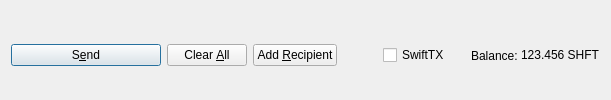
         <widget class="QFrame" name="frame_Send">
          <layout class="QHBoxLayout" name="horizontalLayout">
           <property name="bottomMargin">
            <number>0</number>
           </property>
           <item>
            <widget class="QPushButton" name="sendButton">
             <property name="minimumSize">
              <size>
               <width>150</width>
               <height>0</height>
              </size>
             </property>
             <property name="toolTip">
              <string>Confirm the send action</string>
             </property>
             <property name="text">
              <string>S&amp;end</string>
             </property>
             <property name="icon">
              <iconset resource="../satoshishift.qrc">
               <normaloff>:/icons/send</normaloff>:/icons/send</iconset>
             </property>
             <property name="autoDefault">
              <bool>false</bool>
             </property>
             <property name="default">
              <bool>true</bool>
             </property>
            </widget>
           </item>
           <item>
            <widget class="QPushButton" name="clearButton">
             <property name="sizePolicy">
              <sizepolicy hsizetype="Minimum" vsizetype="Fixed">
               <horstretch>0</horstretch>
               <verstretch>0</verstretch>
              </sizepolicy>
             </property>
             <property name="toolTip">
              <string>Clear all fields of the form.</string>
             </property>
             <property name="text">
              <string>Clear &amp;All</string>
             </property>
             <property name="icon">
              <iconset resource="../satoshishift.qrc">
               <normaloff>:/icons/remove</normaloff>:/icons/remove</iconset>
             </property>
             <property name="autoDefault">
              <bool>false</bool>
             </property>
            </widget>
           </item>
           <item>
            <widget class="QPushButton" name="addButton">
             <property name="toolTip">
              <string>Send to multiple recipients at once</string>
             </property>
             <property name="text">
              <string>Add &amp;Recipient</string>
             </property>
             <property name="icon">
              <iconset resource="../satoshishift.qrc">
               <normaloff>:/icons/add</normaloff>:/icons/add</iconset>
             </property>
             <property name="autoDefault">
              <bool>false</bool>
             </property>
            </widget>
           </item>
           <item>
            <spacer name="horizontalSpacer">
             <property name="orientation">
              <enum>Qt::Horizontal</enum>
             </property>
             <property name="sizeHint" stdset="0">
              <size>
               <width>40</width>
               <height>20</height>
              </size>
             </property>
            </spacer>
           </item>
           <item>
            <layout class="QHBoxLayout" name="horizontalLayout_2">
             <property name="spacing">
              <number>3</number>
             </property>
             <item>
              <widget class="QCheckBox" name="checkSwiftTX">
               <property name="enabled">
                <bool>true</bool>
               </property>
               <property name="minimumSize">
                <size>
                 <width>85</width>
                 <height>0</height>
                </size>
               </property>
               <property name="text">
                <string>SwiftTX</string>
               </property>
              </widget>
             </item>
             <item>
              <widget class="QLabel" name="label">
               <property name="text">
                <string>Balance:</string>
               </property>
              </widget>
             </item>
             <item>
              <widget class="QLabel" name="labelBalance">
               <property name="sizePolicy">
                <sizepolicy hsizetype="Preferred" vsizetype="Fixed">
                 <horstretch>0</horstretch>
                 <verstretch>0</verstretch>
                </sizepolicy>
               </property>
               <property name="cursor">
                <cursorShape>IBeamCursor</cursorShape>
               </property>
               <property name="text">
                <string notr="true">123.456 SHFT</string>
               </property>
               <property name="textInteractionFlags">
                <set>Qt::LinksAccessibleByMouse|Qt::TextSelectableByKeyboard|Qt::TextSelectableByMouse</set>
               </property>
              </widget>
             </item>
            </layout>
           </item>
          </layout>
         </widget>
